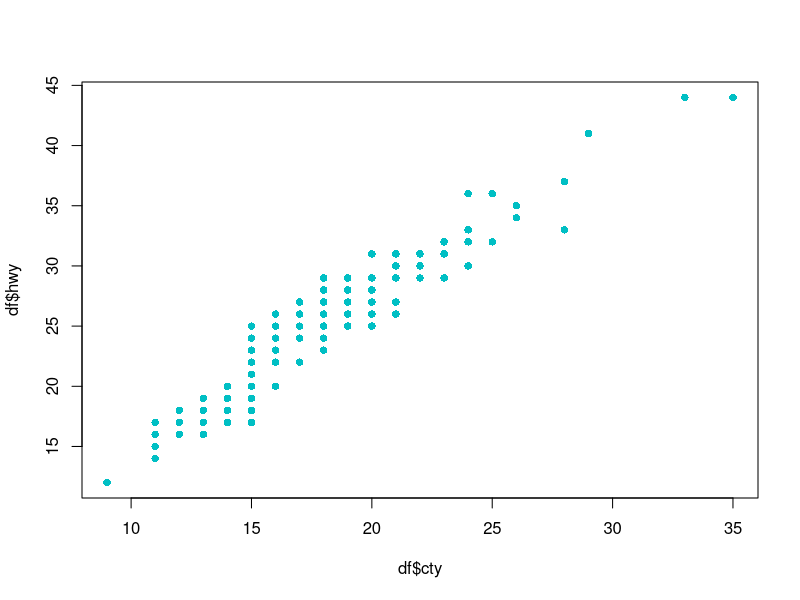
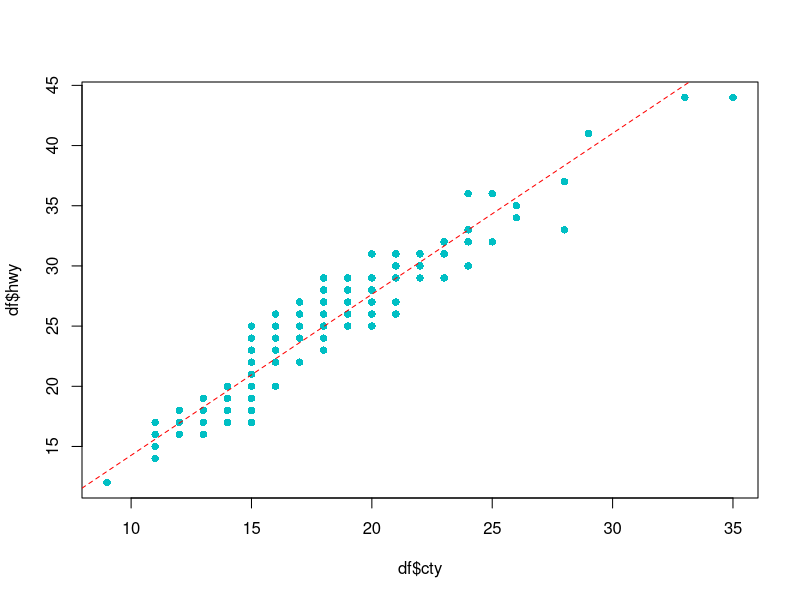
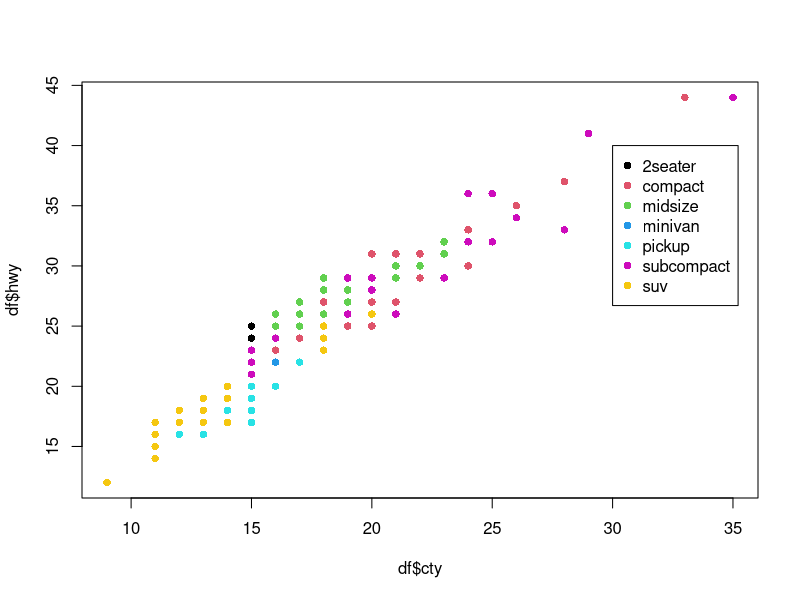
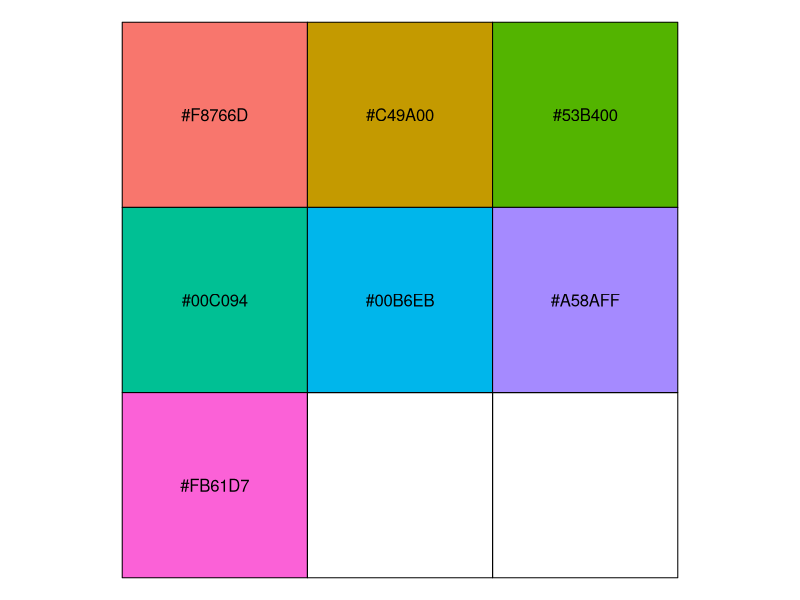
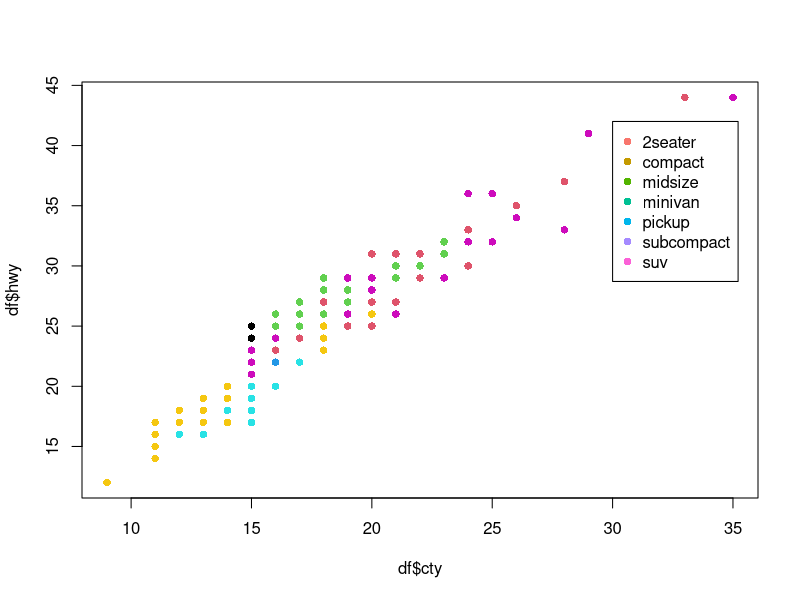
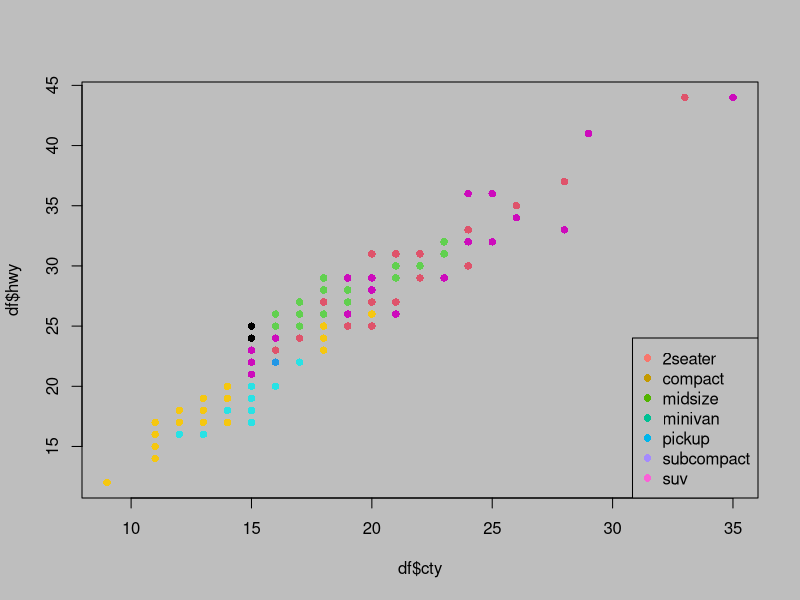
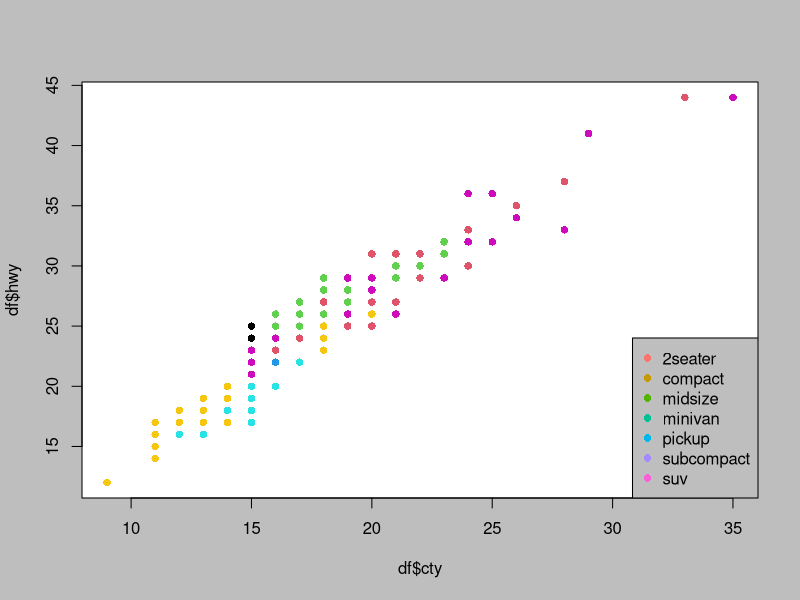
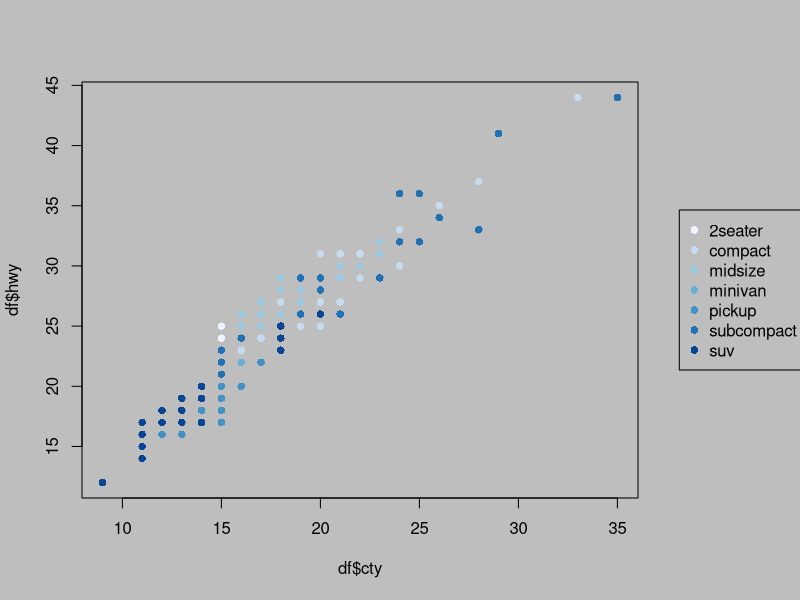

Source code (R) for these figures, in order:
## ---- chunk 1
library(ggplot2)
## ---- chunk 2
df <- ggplot2::mpg
## ---- chunk 3
head(df)
## ---- chunk 4
plot(df$cty, df$hwy, col="#00BFC4", pch=16)
## ---- chunk 5
fit <- lm(hwy ~ cty, data=df)
plot(df$cty, df$hwy, col="#00BFC4", pch=16)
abline(fit, lty="dashed" , col="red")
## ---- chunk 6
df$class <- factor(df$class)
## ---- chunk 7
plot(df$cty, df$hwy, col= df$class, pch=16)
legend(x=30,y=40, legend = levels(df$class), col = c(1:7), pch=16)
## ---- chunk 8
library(scales)
show_col(hue_pal()(7))
## ---- chunk 9
color <- scales::hue_pal()(7)
plot(df$cty, df$hwy, col= df$class, pch=16)
legend(x=30,y=42, legend = levels(df$class), col = color, pch=16)
## ---- chunk 10
par(bg="gray")
color <- c("#F8766D", "#C49A00", "#53B400","#00C094","#00B6EB", "#A58AFF", "#FB61D7")
plot(df$cty, df$hwy, col= df$class, pch=16)
legend("bottomright", legend = levels(df$class), col = color, pch=16)
## ---- chunk 11
par(bg="gray")
plot(0, 0, type="n", ann=FALSE, axes=FALSE)
u <- par("usr") # The coordinates of the plot area
rect(u[1], u[3], u[2], u[4], col="white", border=NA)

par(new=TRUE)


color <- c("#F8766D", "#C49A00", "#53B400","#00C094","#00B6EB", "#A58AFF", "#FB61D7")
plot(df$cty, df$hwy, col= df$class, pch=16)
legend("bottomright", legend = levels(df$class), col = color, pch=16)
## ---- chunk 12
# Add extra space to right of plot area; change clipping to figure
par(mar=c(5.1, 4.1, 4.1, 8.1), xpd=TRUE) 
#color <- scales::hue_pal()(7)
color <- scales::brewer_pal()(7)
plot(df$cty, df$hwy, col= color[df$class], pch=16)
legend("right",inset = c(-0.3,0), legend = levels(df$class), col = color, pch=16)
## ---- chunk 13
scales::hue_pal()(7)
## ---- chunk 14
# Add extra space to right of plot area; change clipping to figure
par(mar=c(5.1, 4.1, 4.1, 8.1), xpd=TRUE) 
color <- scales::hue_pal()(7)
#color <- scales::brewer_pal()(7)
plot(df$cty, df$hwy, col= color[df$class], pch=16)
legend("right",inset = c(-0.3,0), legend = levels(df$class), col = color, pch=16)
## ---- chunk 15
ggplot(data = df, aes(x=cty, y=hwy))+
    geom_point()
## ---- chunk 16
ggplot(data = df, aes(x=cty, y=hwy))+
    geom_point()+
    geom_smooth(method = "lm")
## ---- chunk 17
ggplot(data = df, aes(x=cty, y=hwy, color=class))+
    geom_point()
## ---- chunk 18
par(mfrow = c(1,1), mar = c(5,5,4,1),font = 7,font.axis = 7,
    fg = "azure4",  col.axis = "azure4", cex.axis = .75) 
##Create the empty plot
plot(NULL, ylim=c(0,2.5),xlim=c(0,7), 
     xlab = "Petal Length", 
     ylab = "Petal Width", 
     font.lab = 7,
     main = "Petal Width vs. Petal Length",
     font.main = 7,
     col.main = "black",)
##Add the background color
abline(v = 0:7, col = "aliceblue", lwd = 200)
abline(v = 0:7, col = "white")
abline(h=0:2.5, col = "white")
## ---- chunk 19
##global parameters
par(mfrow = c(1,1), mar = c(5,5,4,1),font = 7,font.axis = 7,
    fg = "azure4",  col.axis = "azure4", cex.axis = .75) 
##Create the empty plot
plot(NULL, ylim=c(0,2.5),xlim=c(0,7), 
     xlab = "Petal Length", 
     ylab = "Petal Width", 
     font.lab = 7,
     main = "Petal Width vs. Petal Length",
     font.main = 7,
     col.main = "black",)
##Add the background color
abline(v = 0:7, col = "aliceblue", lwd = 200)
abline(v = 0:7, col = "white")
abline(h=0:2.5, col = "white")

##Add the data points
points(iris$Petal.Length, iris$Petal.Width, 
       pch = 20,
       cex = 1.5,
       col=ifelse(iris$Species == "setosa","coral1", 
                  ifelse(iris$Species == "virginica","cyan4", 
                         ifelse(iris$Species ==  "versicolor",
                                "darkgoldenrod2", "grey"))))
##legend
legend("bottomright", c("setosa","virginica", "versicolor"),
       col = c("coral1","cyan4", "darkgoldenrod2"), pch=20)

